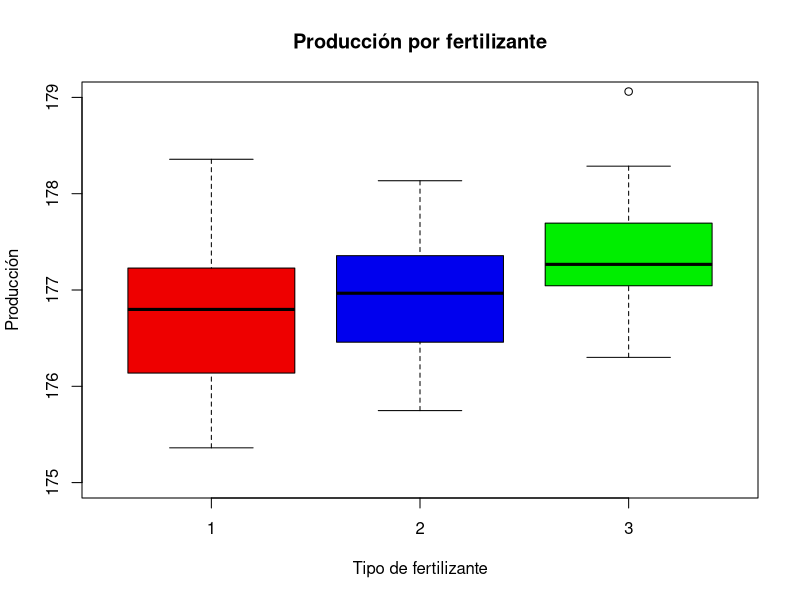
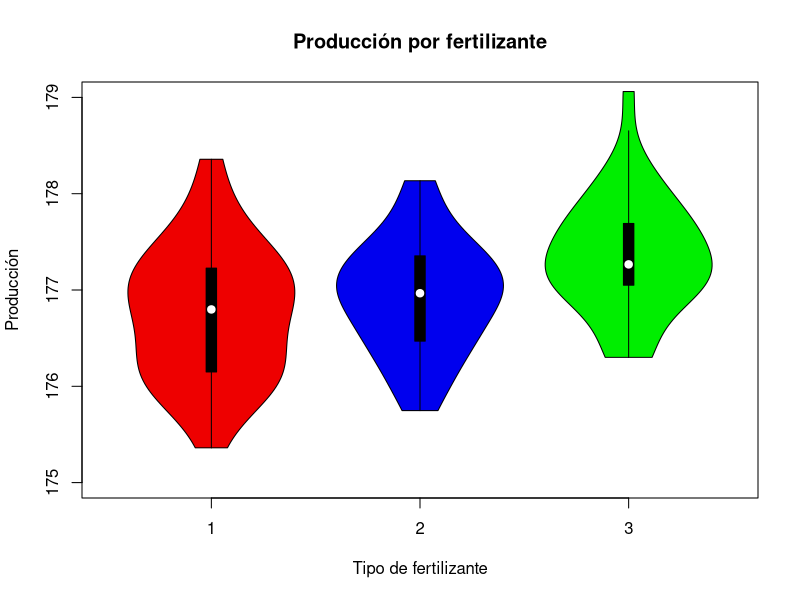
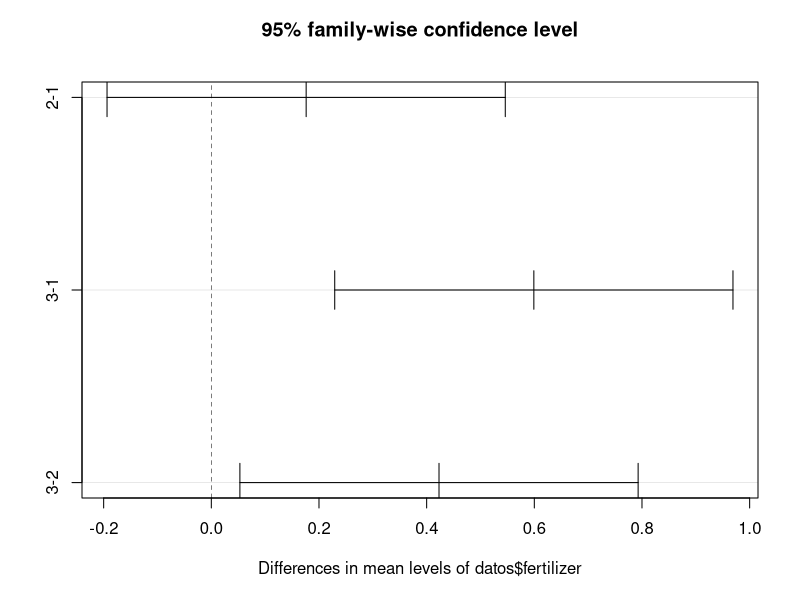

Reproduce these figures in R, in order.
# JAIRO ALBERTO LEAL GOMEZ
# 18/09/2025
# SEMANA 7

# SCRIPT 4

datos <- read.csv("Scripts/crop.csv", header =  T)
datos

summary(datos)

# Las variables estan en numeros integrales y hay que modificar a factores
# Ya que el experimento hara la comparación por factores

datos$density <- as.factor(datos$density)
datos$block <- as.factor(datos$block)
datos$fertilizer <- as.factor(datos$fertilizer)

summary(datos)

boxplot(datos$yield ~ datos$fertilizer,
        main = "Producción por fertilizante",
        col= c("red2","blue2", "green2"),
        ylab = "Producción",
        xlab = "Tipo de fertilizante",
        ylim = c(175, 179))

library(vioplot)
vioplot(datos$yield ~ datos$fertilizer,
        main = "Producción por fertilizante",
        col= c("red2","blue2", "green2"),
        ylab = "Producción",
        xlab = "Tipo de fertilizante",
        ylim = c(175, 179))

tapply(datos$yield, datos$fertilizer, mean)
tapply(datos$yield, datos$fertilizer, sd)
tapply(datos$yield, datos$fertilizer, var)

# Prueba de normalidad

shapiro.test(datos$yield)

# Prueba de normalidad

shapiro.test(subset(datos$yield, datos$fertilizer == "1"))
shapiro.test(subset(datos$yield, datos$fertilizer == "2"))
shapiro.test(subset(datos$yield, datos$fertilizer == "3"))

# No hay diferencias significativas, los datos son normales

# Prueba homogeneidad de varianzas

# VAR.TEST ES PARA DOS FACTORES, DOS GRUPOS CON VARIANZAS
# var.test(datos$yield ~ datos$fertilizer) 

bartlett.test(datos$yield ~ datos$fertilizer)

# No hay diferencias entre las varianzas

datos.aov <- aov(datos$yield ~ datos$fertilizer)
summary(datos.aov)

# + para comparar dos variables
# * interacción


# LSD DETERMINAR EL VALOR Diferencia Mínima Significativa

qt(0.975, 93)

sqrt((2*0.3859)/32) * qt(0.975, 93)

tapply(datos$yield, datos$fertilizer, mean)

# F1 vs F2

176.9332 - 176.7570 # NO SUPERA EL VALOR DE LSD 0.3083992

# EL valor entre las medias, debe ser mayor que el LSD para que sean diferentes

# F2 vs F3

176.9332 - 177.3562 # SUPERA EL VALOR DE LSD 0.3083992

# F1 vs f3

176.7570 - 177.3562  # SUPERA EL VALOR DE LSD 0.3083992

# LSD ES MAS ROBUSTA PARA LA COMPARACIÓN DE LAS DIFERENCIAS

sqrt((2*0.3859)/32) * qtukey(0.95, nmeans = 3, df = 93)

0.3083992 # 300 kilos de dif con LSD mas sensible

0.5231185 # 500 kilos de dif con Tukey menos sensible

TukeyHSD(datos.aov)
plot(TukeyHSD(datos.aov))
